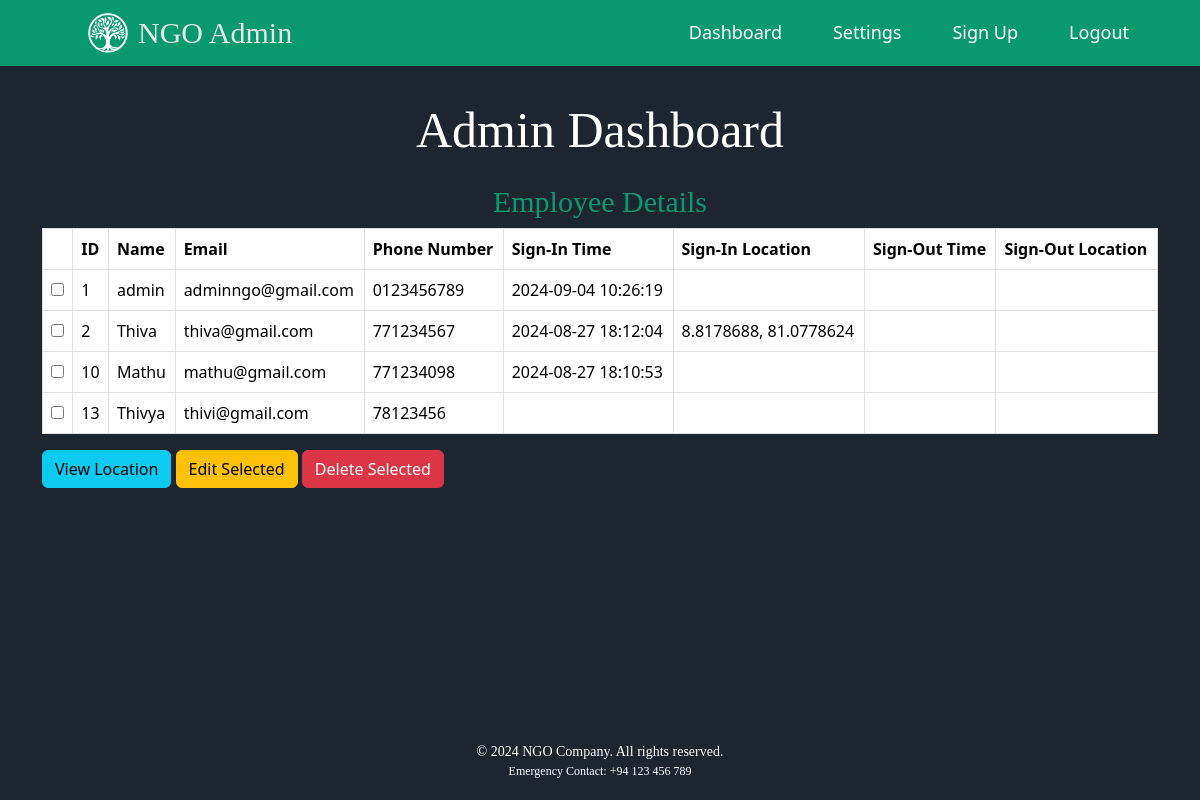
Page /admin/admin_dashboard.php (signed in) on the committed database.
### tables this page shows
CREATE TABLE `employees` (
  `id` int(11) NOT NULL,
  `name` varchar(100) NOT NULL,
  `email` varchar(100) NOT NULL,
  `phone_number` varchar(10) NOT NULL,
  `password` varchar(200) NOT NULL,
  `status` tinyint(1) NOT NULL DEFAULT 1
);

### admin/admin_dashboard.php (the view, shortened to what this page needs)
<?php
include('admin_header.php');
include('../db_connect.php');
$employeeQuery = "
    SELECT e.id, e.name, e.email, e.phone_number,
           et.sign_in_time, et.sign_in_location,
           et.sign_out_time, et.sign_out_location
    FROM employees e
    LEFT JOIN (
        SELECT employee_id, sign_in_time, sign_in_location, sign_out_time, sign_out_location
        FROM employee_tracking
        WHERE (employee_id, sign_in_time) IN (
            SELECT employee_id, MAX(sign_in_time)
            FROM employee_tracking
            GROUP BY employee_id
        )
    ) et ON e.id = et.employee_id
    ORDER BY e.id ASC";
$employeeResult = $conn->query($employeeQuery);
?>
<div class="container mt-5">
    <h2 class="text-center">Admin Dashboard</h2>
    <h3 class="mt-4">Employee Details</h3>
    <div class="table-responsive">
        <form id="adminActionsForm" method="POST">
            <table class="table table-bordered">
                <thead>
                    <tr>
                        <th></th>
                        <th>ID</th>
                        <th>Name</th>
                        <th>Email</th>
                        <th>Phone Number</th>
                        <th>Sign-In Time</th>
                        <th>Sign-In Location</th>
                        <th>Sign-Out Time</th>
                        <th>Sign-Out Location</th>
                    </tr>
                </thead>
                <tbody>
                    <?php if ($employeeResult->num_rows > 0) { ?>
                        <?php while ($employee = $employeeResult->fetch_assoc()) { ?>
                            <tr>
                                <td><input type="checkbox" name="select_employee[]" value="<?php echo $employee['id']; ?>"></td>
                                <td><?php echo htmlspecialchars($employee['id']); ?></td>
                                <td><?php echo htmlspecialchars($employee['name']); ?></td>
                                <td><?php echo htmlspecialchars($employee['email']); ?></td>
                                <td><?php echo htmlspecialchars($employee['phone_number']); ?></td>
                                <td><?php echo htmlspecialchars($employee['sign_in_time']); ?></td>
                                <td><?php echo htmlspecialchars($employee['sign_in_location']); ?></td>
                                <td><?php echo htmlspecialchars($employee['sign_out_time']); ?></td>
                                <td><?php echo htmlspecialchars($employee['sign_out_location']); ?></td>
                            </tr>
                        <?php } ?>
                    <?php } else { ?>
                        <tr>
                            <td colspan="9" class="text-center">No employees found.</td>
                        </tr>
                    <?php } ?>
                </tbody>
            </table>
            <div class="mt-3">
                <button type="button" class="btn btn-info" id="viewSelectedLocationBtn">View Location</button>
                <button type="button" class="btn btn-warning" id="editSelectedBtn">Edit Selected</button>
                <button type="button" class="btn btn-danger" id="deleteSelectedBtn">Delete Selected</button>
            </div>
        </form>
    </div>
</div>
<?php
include('admin_footer.php');
?>

### admin/admin_header.php (shortened to what this page needs)
<?php
include('../db_connect.php');
$settingsQuery = "SELECT company_name, logo FROM settings LIMIT 1";
$settingsResult = $conn->query($settingsQuery);
$settings = $settingsResult ? $settingsResult->fetch_assoc() : null;
$companyName = $settings['company_name'] ?? 'NGO Admin';
$logo = $settings['logo'] ?? 'logo.png';
?>
<?php
$current_page = basename($_SERVER['PHP_SELF']);
?>
<!DOCTYPE html>
<html lang="en">
<head>
    <link href="https://cdn.jsdelivr.net/npm/bootstrap@5.3.3/dist/css/bootstrap.min.css" rel="stylesheet">
</head>
<body>
    <nav class="navbar navbar-expand-lg">
        <div class="container-fluid">
            <a class="navbar-brand" href="#">
                <img src="<?php echo htmlspecialchars($logo); ?>" alt="Logo">
                <?php echo htmlspecialchars($companyName); ?>
            </a>
            <div class="collapse navbar-collapse justify-content-end" id="navbarNav">
                <ul class="navbar-nav">
                    <?php if($current_page == 'view_location.php' || $current_page == 'employee_edit.php' || $current_page == 'admin_dashboard.php'  || $current_page == 'settings.php'|| $current_page == 'register.php'): ?>
                    <li class="nav-item">
                        <a class="nav-link" href="admin_dashboard.php">Dashboard</a>
                    </li>
                    <?php endif; ?>
                    <?php if($current_page == 'view_location.php' || $current_page == 'employee_edit.php' || $current_page == 'admin_dashboard.php' || $current_page == 'settings.php'|| $current_page == 'register.php'): ?>
                    <li class="nav-item">
                        <a class="nav-link" href="settings.php">Settings</a>
                    </li>
                    <?php endif; ?>
                    <?php if($current_page == 'view_location.php' || $current_page == 'employee_edit.php' || $current_page == 'admin_dashboard.php'  || $current_page == 'settings.php'|| $current_page == 'register.php'): ?>
                    <li class="nav-item">
                        <a class="nav-link" href="register.php">Sign Up</a>
                    </li>
                    <?php endif; ?>
                    <?php if($current_page == 'view_location.php' || $current_page == 'employee_edit.php' || $current_page == 'admin_dashboard.php'  || $current_page == 'settings.php'|| $current_page == 'register.php'): ?>
                    <li class="nav-item">
                        <a class="nav-link" href="admin_logout.php">Logout</a>
                    </li>
                    <?php endif; ?>
                </ul>
            </div>
        </div>
    </nav>
</body>
</html>

### admin/admin_footer.php (shortened to what this page needs)
<footer>
    <div class="footer-content">
        <p>&copy; 2024 NGO Company. All rights reserved.</p>
        <p style="font-size: 12px">Emergency Contact: <a href="tel:+94123456789">+94 123 456 789</a></p>
    </div>
</footer>
</body>
</html>

### admin/admin_header.php (style rules this page uses)
body { background-color: #1d2630; }
.navbar { margin-bottom: 50px; background-color: rgb(9, 153, 110); position: fixed; padding: 0.5rem 1rem; line-height: 1.2; top: 0; width: 100%; z-index: 1000; }
.navbar-brand { display: flex; align-items: center; margin-left: 60px; font-size: 30px; color: rgb(230, 230, 230); font-family: 'Georgia', serif; pointer-events: none; }
.navbar-brand img { height: 40px; margin-right: 10px; }
.nav-item { margin-right: 35px; font-size: 18px; color: white; }
.container { margin-top: 100px; }
h2 { color: white; text-align: center; font-family: 'Georgia', serif; font-size: 50px; margin-bottom: 20px; margin-top: 10px; }
h3 { color: rgb(9, 153, 110); text-align: center; font-family: 'Georgia', serif; font-size: 30px; }
.nav-link { color: white; padding: 8px 16px; border-radius: 5px; }
p { color: white; text-align: center; font-family: 'Georgia', serif; font-size: 16px; margin-bottom: 20px; margin-top: 10px; }
footer { background-color: #1d2630; color: #fff; text-align: center; padding: 20px; position: fixed; bottom: 0; width: 100%; }
.footer-content p { font-size: 14px; margin: 0; }
.footer-content a { color: #fff; text-decoration: none; }

### rows in the picture
employees: id "1", name "admin", email "adminngo@gmail.com", phone_number "0123456789", sign_in_time "2024-09-04 10:26:19"
employees: id "2", name "Thiva", email "thiva@gmail.com", phone_number "771234567", sign_in_time "2024-08-27 18:12:04", sign_in_location "8.8178688, 81.0778624"
employees: id "10", name "Mathu", email "mathu@gmail.com", phone_number "771234098", sign_in_time "2024-08-27 18:10:53"
employees: id "13", name "Thivya", email "thivi@gmail.com", phone_number "78123456"

### other values in the picture
$companyName "NGO Admin"
